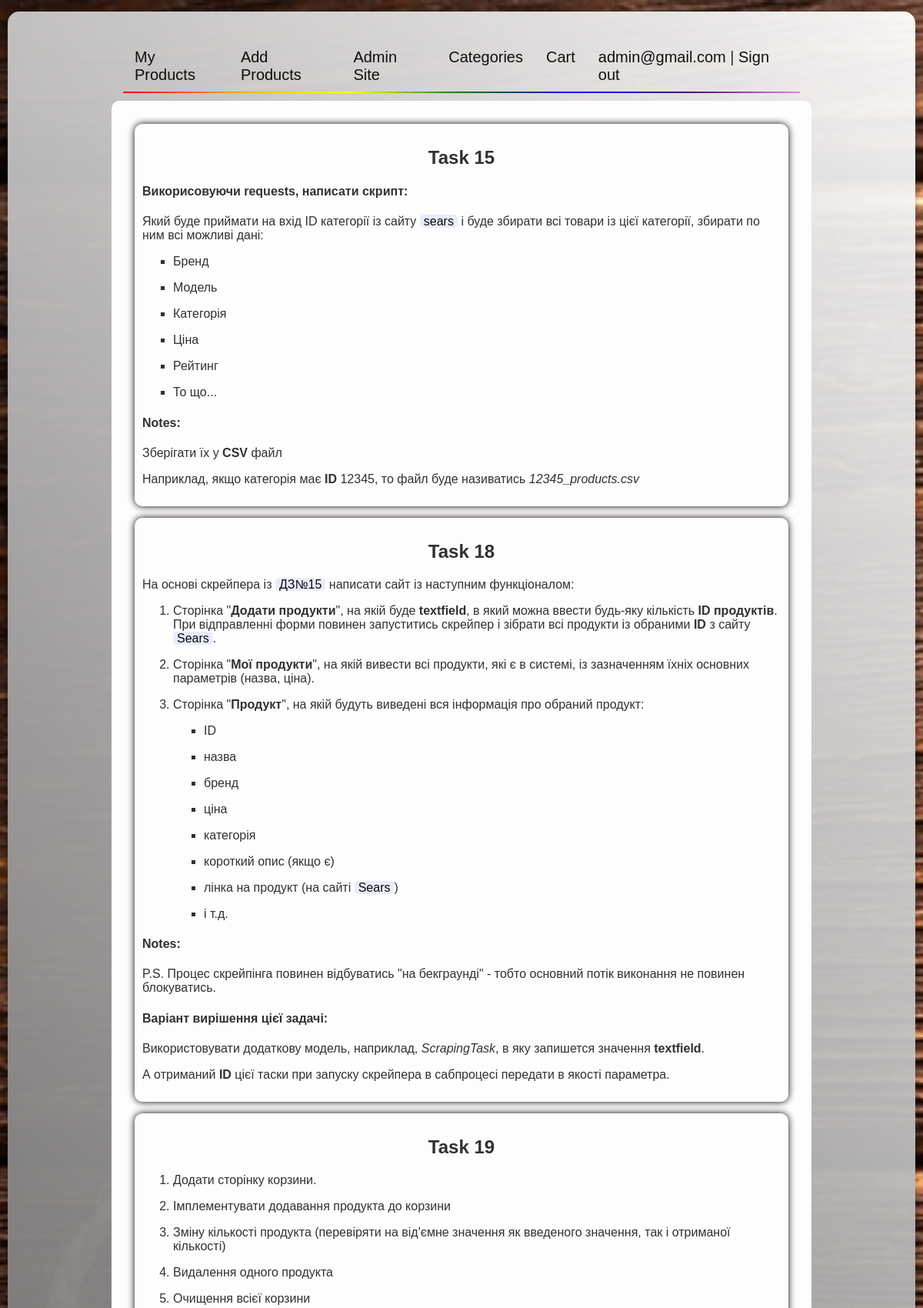
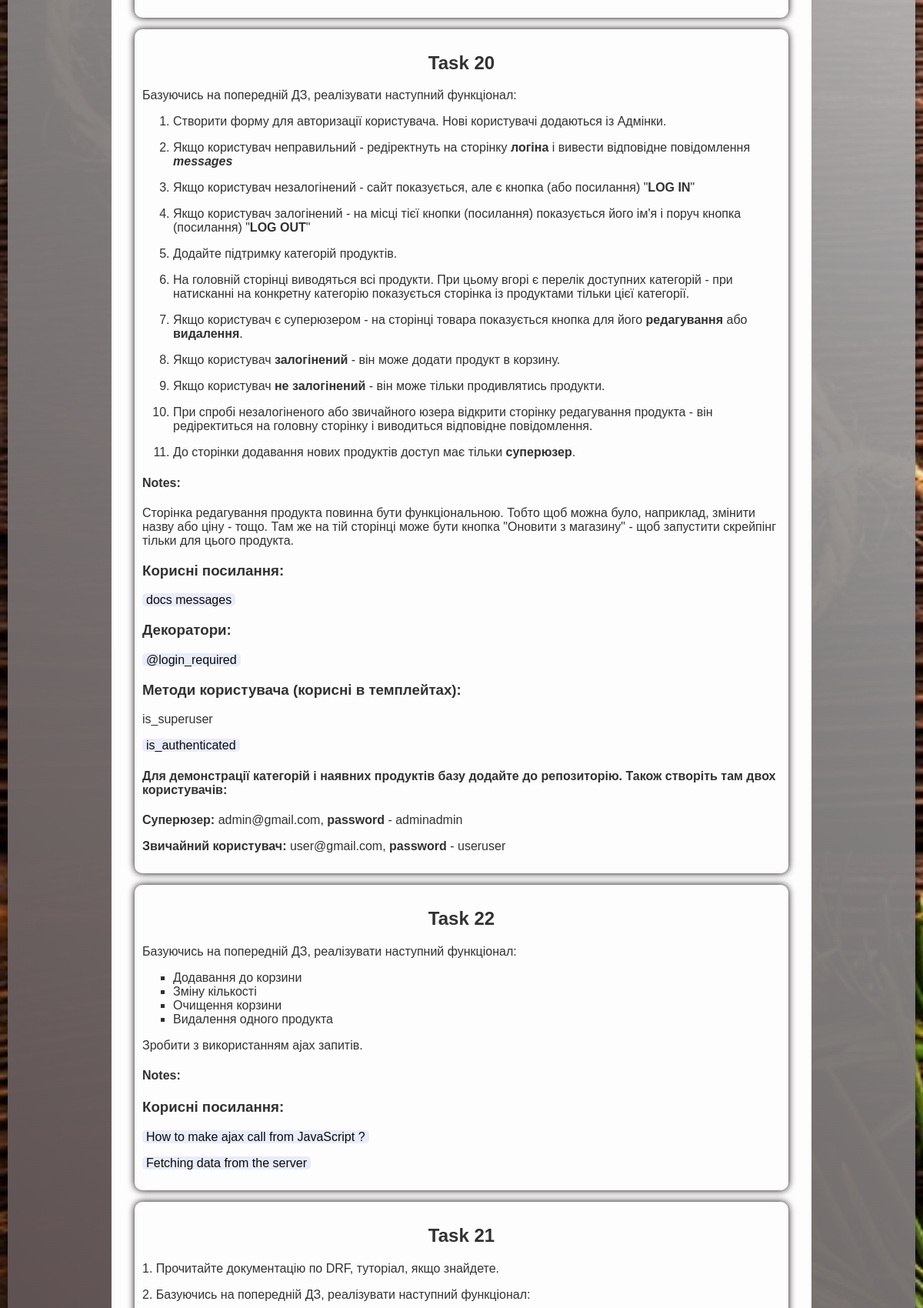
The app's page /task/ (signed in, upper part) with its own data (2 pictures, top to bottom).
### apps/users/models.py (models this page shows, shortened)
class User(TimestampMixin, PermissionsMixin, AbstractBaseUser):
    EMAIL_FIELD = 'email'
    USERNAME_FIELD = 'email'
    REQUIRED_FIELDS = []
    username_validator = UnicodeUsernameValidator()
    email = models.EmailField(_('email address'), unique=True)
    first_name = models.CharField(_('first name'), max_length=150)
    last_name = models.CharField(_('last name'), max_length=150)
    username = models.CharField(
        _('username'),
        max_length=150,
        help_text=_(
            'Required. 150 characters or fewer. Letters, digits and @/./+/-/_ only.'
        ),
        validators=[username_validator],
        error_messages={
            'unique': _('A user with that username already exists.'),
        },
    )
    is_staff = models.BooleanField(
        _('staff status'),
        default=False,
        help_text=_('Designates whether the user can log into this admin site.'),
    )
    is_active = models.BooleanField(
        _('active'),
        default=True,
        help_text=_(
            'Designates whether this user should be treated as active. '
            'Unselect this instead of deleting accounts.'
        ),
    )
    date_joined = models.DateTimeField(_('date joined'), default=timezone.now)
    is_email_verified = models.BooleanField(_('email verified'), default=False)
    objects = UserManager()
    class Meta:
        db_table = 'user'
        verbose_name = _('user')
        verbose_name_plural = _('users')

### apps/main/models.py (models this page shows, shortened)
class Task(TimestampMixin, models.Model):
    title = models.CharField(
        _('title'),
        max_length=50
    )
    description = models.TextField(
        _('description'),
    )
    notes = models.TextField(
        _('notes'),
        blank=True,
        null=True
    )
    class Meta:
        db_table = 'task'

### apps/main/views.py (the view)
# urls.py: path('task/', views.TaskListView.as_view(), name='task'),
class TaskListView(ListView):
    model = Task
    template_name = 'main/task.html'
    extra_context = {'title': _('Tasks')}
    context_object_name = 'tasks_list'

### apps/products/models/category.py (called while the page is built)
    def get_absolute_url(self):
        return reverse('products:by_category', kwargs={'cat_slug': self.slug})

### apps/products/templatetags/category_tags.py (called while the page is built)
@register.simple_tag()
def show_categories():
    return (Category.objects
            .annotate(total_products_count=Count('products'))
            .filter(total_products_count__gte=5)
            .order_by('-total_products_count')
            )

### templates/main/task.html
{% extends 'base.html' %}
{% block content %}
    <div class="task">
        {% for task in tasks_list %}
            <div class="task-box">
                <h2 class="task-box-title">{{ task.title }}</h2>
                {{ task.description|safe }}
                {% if task.notes %}
                    <h4>Notes:</h4>
                    {{ task.notes|safe }}
                {% endif %}
            </div>
        {% endfor %}
    </div>
{% endblock %}

### templates/inc/navigation.html (shortened to what this page needs)
{% load category_tags %}
<div class="menu-wrapper">
    <ul class="menu">
        <li><a href="{% url 'products:my_products' %}">My Products</a></li>
        {% if user.is_superuser %}
            <li><a href="{% url 'products:add_products' %}">Add Products</a></li>
            <li><a href="{% url 'admin:index' %}" target="_blank">Admin Site</a></li>
        {% endif %}
        <li class="dropdown">
            <a href="{% url 'products:categories' %}">Categories</a>
            {% show_categories as categories %}
        </li>
        {% if user.is_authenticated %}
            <li><a href="{% url 'carts:show_carts' %}">Cart</a></li>
        {% endif %}
        <div class="user-section">
            {% if user.is_authenticated %}
                <li>
                    <a href="{% url 'users:profile' %}">
                        {% if user.username %}
                            {{ user.username|title }}
                        {% else %}
                            {{ user.email }}
                        {% endif %}
                    </a> |
                    <a href="{% url 'users:logout' %}">Sign out</a>
                </li>
            {% else %}
                <li>
                    <a href="{% url 'users:login' %}">Sign in</a> | <a href="{% url 'users:registration' %}">Sign up</a>
                </li>
            {% endif %}
        </div>
    </ul>
</div>
<div class="colored-border"></div>

### static/main/css/body_styles.css (style rules this page uses)
body { background: url('../images/background-body.jpg') no-repeat fixed; background-size: cover; scroll-behavior: smooth; }

### static/main/css/task_styles.css (style rules this page uses)
.task { width: 80%; padding: 15px; border-radius: 10px; background-color: #fdfdfd; margin-top: 10px; }
.task a { padding: 0 5px; text-decoration: none; color: #0a0a0a; background-color: rgba(33, 66, 234, 0.09); border-radius: 5px; transition: color 0.3s; }
.task-box { margin: 15px; padding: 10px; box-shadow: 0 0 10px #0e0000; border-radius: 10px; }
.task-box ul { list-style-type: square; }
.task-box-title { text-align: center; font-weight: bold; }

### static/main/css/menu_styles.css (style rules this page uses)
.menu-wrapper { display: flex; justify-content: center; font-family: espiritu, sans-serif; font-style: normal; font-weight: 400; }
ul.menu { width: 80%; display: flex; list-style-type: none; margin: 20px 0 30px 0; padding: 5px; }
.colored-border { width: 80%; display: flex; margin-left: auto; margin-right: auto; height: 2px; background: linear-gradient(to right, red, orange, yellow, green, blue, indigo, violet); margin-top: -30px; }
ul.menu li { margin: 3px 15px; padding-bottom: 2px; font-size: 20px; }
ul.menu a { text-decoration: none; color: rgba(10, 0, 0, 0.94); transition: color 0.3s; }
.user-section { display: flex; align-items: center; margin-left: auto; }
.dropdown { display: inline-block; }

### records on screen
User: email "admin@gmail.com"
Task: title "Task 15", description "Викорисовуючи requests, написати скрипт: Який буде приймати на вхід ID категорії із сайту sears і буде збирати всі товари із цієї категорії, збирати по ним всі можливі дані: Бренд Модель Категорія Ціна Рейтинг То що...", notes "Зберігати їх у CSV файл Наприклад, якщо категорія має ID 12345, то файл буде називатись 12345_products.csv"
Task: title "Task 18", description "На основі скрейпера із ДЗ№15 написати сайт із наступним функціоналом: Сторінка \" Додати продукти \", на якій буде textfield , в який можна ввести будь-яку кількість ID продуктів . При відправленні форми повинен запуститись скрейпер і зібрати всі продукти із обраними ID з сайту Sears . Сторінка \" Мої продукти \", на якій вивести всі продукти, які є в системі, із зазначенням їхніх основних параметрів (назва, ціна). Сторінка \" Продукт \", на якій будуть виведені вся інформація про обраний продукт: ID назва бренд ціна категорія короткий опис (якщо є) лінка на продукт (на сайті Sears ) і т.д.", notes "P.S. Процес скрейпінга повинен відбуватись \"на бекграунді\" - тобто основний потік виконання не повинен блокуватись. Варіант вирішення цієї задачі: Використовувати додаткову модель, наприклад, ScrapingTask , в яку запишется значення textfield . А отриманий ID цієї таски при запуску скрейпера в сабпроцесі передати в якості параметра."
Task: title "Task 19", description "Додати сторінку корзини. Імплементувати додавання продукта до корзини Зміну кількості продукта (перевіряти на від'ємне значення як введеного значення, так і отриманої кількості) Видалення одного продукта Очищення всієї корзини"
Task: title "Task 20", description "Базуючись на попередній ДЗ, реалізувати наступний функціонал: Створити форму для авторизації користувача. Нові користувачі додаються із Адмінки. Якщо користувач неправильний - редіректнуть на сторінку логіна і вивести відповідне повідомлення messages Якщо користувач незалогінений - сайт показується, але є кнопка (або посилання) \" LOG IN \" Якщо користувач залогінений - на місці тієї кнопки (посилання) показується його ім'я і поруч кнопка (посилання) \" LOG OUT \" Додайте підтримку категорій продуктів. На головній сторінці виводяться всі продукти. При цьому вгорі є перелік доступних категорій - при натисканні на конкретну категорію показується сторінка із продуктами тільки цієї категорії. Якщо…", notes "Сторінка редагування продукта повинна бути функціональною. Тобто щоб можна було, наприклад, змінити назву або ціну - тощо. Там же на тій сторінці може бути кнопка \"Оновити з магазину\" - щоб запустити скрейпінг тільки для цього продукта. Корисні посилання: docs messages Декоратори: @login_required Методи користувача (корисні в темплейтах): is_superuser is_authenticated Для демонстрації категорій і наявних продуктів базу додайте до репозиторію. Також створіть там двох користувачів: Суперюзер: admin@gmail.com, password - adminadmin Звичайний користувач: user@gmail.com, password - useruser"
Task: title "Task 22", description "Базуючись на попередній ДЗ, реалізувати наступний функціонал: Додавання до корзини Зміну кількості Очищення корзини Видалення одного продукта Зробити з використанням ajax запитів.", notes "Корисні посилання: How to make ajax call from JavaScript ? Fetching data from the server"
Task: title "Task 21", description "1. Прочитайте документацію по DRF, туторіал, якщо знайдете. 2. Базуючись на попередній ДЗ, реалізувати наступний функціонал:"
